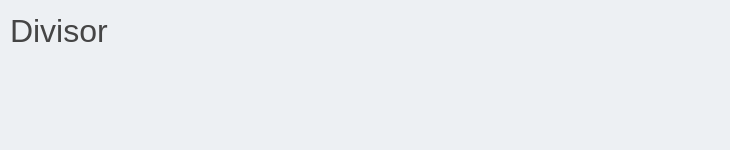
          <widget class="QWidget" name="page_2">
           <layout class="QVBoxLayout" name="verticalLayout_8">
            <property name="spacing">
             <number>0</number>
            </property>
            <property name="leftMargin">
             <number>0</number>
            </property>
            <property name="topMargin">
             <number>0</number>
            </property>
            <property name="rightMargin">
             <number>0</number>
            </property>
            <property name="bottomMargin">
             <number>0</number>
            </property>
            <item>
             <widget class="QFrame" name="frame_page2">
              <property name="minimumSize">
               <size>
                <width>730</width>
                <height>150</height>
               </size>
              </property>
              <property name="styleSheet">
               <string notr="true">background-color: rgb(237, 240, 243);</string>
              </property>
              <property name="frameShape">
               <enum>QFrame::NoFrame</enum>
              </property>
              <property name="frameShadow">
               <enum>QFrame::Raised</enum>
              </property>
              <layout class="QVBoxLayout" name="verticalLayout_2">
               <property name="spacing">
                <number>0</number>
               </property>
               <property name="leftMargin">
                <number>0</number>
               </property>
               <property name="topMargin">
                <number>0</number>
               </property>
               <property name="rightMargin">
                <number>0</number>
               </property>
               <property name="bottomMargin">
                <number>0</number>
               </property>
               <item>
                <widget class="QFrame" name="frame_top_page_2">
                 <property name="minimumSize">
                  <size>
                   <width>0</width>
                   <height>100</height>
                  </size>
                 </property>
                 <property name="maximumSize">
                  <size>
                   <width>16777215</width>
                   <height>150</height>
                  </size>
                 </property>
                 <property name="frameShape">
                  <enum>QFrame::NoFrame</enum>
                 </property>
                 <property name="frameShadow">
                  <enum>QFrame::Raised</enum>
                 </property>
                 <widget class="QLabel" name="label_split">
                  <property name="geometry">
                   <rect>
                    <x>10</x>
                    <y>10</y>
                    <width>331</width>
                    <height>41</height>
                   </rect>
                  </property>
                  <property name="font">
                   <font>
                    <family>Segoe UI</family>
                    <pointsize>24</pointsize>
                   </font>
                  </property>
                  <property name="styleSheet">
                   <string notr="true">color: rgb(69, 69, 69);</string>
                  </property>
                  <property name="text">
                   <string>Divisor</string>
                  </property>
                 </widget>
                 <widget class="QLabel" name="label_2">
                  <property name="geometry">
                   <rect>
                    <x>10</x>
                    <y>110</y>
                    <width>711</width>
                    <height>20</height>
                   </rect>
                  </property>
                  <property name="font">
                   <font>
                    <family>Segoe UI</family>
                    <pointsize>8</pointsize>
                    <weight>75</weight>
                    <bold>true</bold>
                   </font>
                  </property>
                  <property name="styleSheet">
                   <string notr="true">color: rgb(69, 69, 69);</string>
                  </property>
                  <property name="text">
                   <string>Divisão disponível somente para vídeos .MP4, para outros formatos/extensões use o menu Conversor e Divisor</string>
                  </property>
                 </widget>
                </widget>
               </item>
               <item>
                <widget class="QFrame" name="frame_body_page_2">
                 <property name="frameShape">
                  <enum>QFrame::NoFrame</enum>
                 </property>
                 <property name="frameShadow">
                  <enum>QFrame::Raised</enum>
                 </property>
                 <widget class="QPushButton" name="button_source_file_split">
                  <property name="geometry">
                   <rect>
                    <x>70</x>
                    <y>70</y>
                    <width>100</width>
                    <height>100</height>
                   </rect>
                  </property>
                  <property name="minimumSize">
                   <size>
                    <width>70</width>
                    <height>70</height>
                   </size>
                  </property>
                  <property name="maximumSize">
                   <size>
                    <width>100</width>
                    <height>100</height>
                   </size>
                  </property>
                  <property name="font">
                   <font>
                    <family>Segoe UI</family>
                    <pointsize>10</pointsize>
                    <weight>75</weight>
                    <bold>true</bold>
                   </font>
                  </property>
                  <property name="toolTip">
                   <string>&lt;html&gt;&lt;head/&gt;&lt;body&gt;&lt;p&gt;&lt;span style=&quot; font-size:10pt; font-weight:600;&quot;&gt;Procurar vídeo para dividir&lt;/span&gt;&lt;/p&gt;&lt;/body&gt;&lt;/html&gt;</string>
                  </property>
                  <property name="styleSheet">
                   <string notr="true">QPushButton {
	color:  rgb(235, 240, 243);
	border: 0px solid;
	border-radius: 5px;
	background-position: center;
	background-color: rgb(0, 120, 170);
}

QPushButton:hover {
	border: 2px solid  rgb(235, 240, 243);
	background-color: rgb(0, 130,180 );
}

QPushButton:pressed {
	color: rgb(69, 69, 69);
	background-color: rgb(217, 237, 247);
}

QPushButton QToolTip {
	color: #454545;
	background-color: #d9edf7;
	border: 0px solid;
}</string>
                  </property>
                  <property name="text">
                   <string>Origem</string>
                  </property>
                  <property name="icon">
                   <iconset resource="resources_cd.qrc">
                    <normaloff>:/button_search_file/cil-movie.png</normaloff>:/button_search_file/cil-movie.png</iconset>
                  </property>
                  <property name="iconSize">
                   <size>
                    <width>100</width>
                    <height>100</height>
                   </size>
                  </property>
                 </widget>
                 <widget class="QLineEdit" name="line_edit_input_file_split">
                  <property name="geometry">
                   <rect>
                    <x>2</x>
                    <y>190</y>
                    <width>240</width>
                    <height>35</height>
                   </rect>
                  </property>
                  <property name="minimumSize">
                   <size>
                    <width>240</width>
                    <height>35</height>
                   </size>
                  </property>
                  <property name="maximumSize">
                   <size>
                    <width>240</width>
                    <height>35</height>
                   </size>
                  </property>
                  <property name="font">
                   <font>
                    <family>Segoe UI</family>
                    <pointsize>12</pointsize>
                    <weight>75</weight>
                    <bold>true</bold>
                   </font>
                  </property>
                  <property name="styleSheet">
                   <string notr="true">QLineEdit {
	color: rgb(69, 69, 69);
	border: 0px solid;
	border-radius: 5px;
	background-position: center;
	background-color: rgb(235, 240,243 );
}

QLineEdit:hover {
	border: 2px solid  rgb(0, 120, 170);
	background-color: rgb(235, 240,243 );
}

QLineEdit:focus {
	color: rgb(69, 69, 69);
	background-color: rgb(217, 237, 247);
}</string>
                  </property>
                  <property name="alignment">
                   <set>Qt::AlignCenter</set>
                  </property>
                 </widget>
                 <widget class="QPushButton" name="button_start_split">
                  <property name="geometry">
                   <rect>
                    <x>310</x>
                    <y>70</y>
                    <width>100</width>
                    <height>100</height>
                   </rect>
                  </property>
                  <property name="minimumSize">
                   <size>
                    <width>70</width>
                    <height>70</height>
                   </size>
                  </property>
                  <property name="maximumSize">
                   <size>
                    <width>100</width>
                    <height>100</height>
                   </size>
                  </property>
                  <property name="font">
                   <font>
                    <family>Segoe UI</family>
                    <pointsize>10</pointsize>
                    <weight>75</weight>
                    <bold>true</bold>
                   </font>
                  </property>
                  <property name="toolTip">
                   <string>&lt;html&gt;&lt;head/&gt;&lt;body&gt;&lt;p&gt;&lt;span style=&quot; font-size:10pt; font-weight:600;&quot;&gt;Iniciar Processo.&lt;/span&gt;&lt;/p&gt;&lt;/body&gt;&lt;/html&gt;</string>
                  </property>
                  <property name="styleSheet">
                   <string notr="true">QPushButton {
	color:  rgb(235, 240, 243);
	border: 0px solid;
	border-radius: 5px;
	background-position: center;
	background-color: rgb(0, 120, 170);
}

QPushButton:hover {
	border: 2px solid  rgb(235, 240, 243);
	background-color: rgb(0, 130,180 );
}

QPushButton:pressed {
	color: rgb(69, 69, 69);
	background-color: rgb(217, 237, 247);
}

QPushButton QToolTip {
	color: #454545;
	background-color: #d9edf7;
	border: 0px solid;
}</string>
                  </property>
                  <property name="text">
                   <string>Iniciar</string>
                  </property>
                  <property name="icon">
                   <iconset resource="resources_cd.qrc">
                    <normaloff>:/button_start/cil-media-play.png</normaloff>:/button_start/cil-media-play.png</iconset>
                  </property>
                  <property name="iconSize">
                   <size>
                    <width>100</width>
                    <height>100</height>
                   </size>
                  </property>
                 </widget>
                 <widget class="QPushButton" name="button_output_file_split">
                  <property name="geometry">
                   <rect>
                    <x>550</x>
                    <y>70</y>
                    <width>100</width>
                    <height>100</height>
                   </rect>
                  </property>
                  <property name="minimumSize">
                   <size>
                    <width>70</width>
                    <height>70</height>
                   </size>
                  </property>
                  <property name="maximumSize">
                   <size>
                    <width>100</width>
                    <height>100</height>
                   </size>
                  </property>
                  <property name="font">
                   <font>
                    <family>Segoe UI</family>
                    <pointsize>10</pointsize>
                    <weight>75</weight>
                    <bold>true</bold>
                   </font>
                  </property>
                  <property name="toolTip">
                   <string>&lt;html&gt;&lt;head/&gt;&lt;body&gt;&lt;p&gt;&lt;span style=&quot; font-size:10pt; font-weight:600;&quot;&gt;Local de Destino do Vídeo&lt;/span&gt;&lt;/p&gt;&lt;/body&gt;&lt;/html&gt;</string>
                  </property>
                  <property name="styleSheet">
                   <string notr="true">QPushButton {
	color:  rgb(235, 240, 243);
	border: 0px solid;
	border-radius: 5px;
	background-position: center;
	background-color: rgb(0, 120, 170);
}

QPushButton:hover {
	border: 2px solid  rgb(235, 240, 243);
	background-color: rgb(0, 130,180 );
}

QPushButton:pressed {
	color: rgb(69, 69, 69);
	background-color: rgb(217, 237, 247);
}

QPushButton QToolTip {
	color: #454545;
	background-color: #d9edf7;
	border: 0px solid;
}</string>
                  </property>
                  <property name="text">
                   <string>Destino</string>
                  </property>
                  <property name="icon">
                   <iconset resource="resources_cd.qrc">
                    <normaloff>:/button_output_file/cil-folder-open.png</normaloff>:/button_output_file/cil-folder-open.png</iconset>
                  </property>
                  <property name="iconSize">
                   <size>
                    <width>100</width>
                    <height>100</height>
                   </size>
                  </property>
                 </widget>
                 <widget class="QLineEdit" name="line_edit_output_file_split">
                  <property name="geometry">
                   <rect>
                    <x>486</x>
                    <y>190</y>
                    <width>240</width>
                    <height>35</height>
                   </rect>
                  </property>
                  <property name="minimumSize">
                   <size>
                    <width>240</width>
                    <height>35</height>
                   </size>
                  </property>
                  <property name="maximumSize">
                   <size>
                    <width>240</width>
                    <height>35</height>
                   </size>
                  </property>
                  <property name="font">
                   <font>
                    <family>Segoe UI</family>
                    <pointsize>12</pointsize>
                    <weight>75</weight>
                    <bold>true</bold>
                   </font>
                  </property>
                  <property name="styleSheet">
                   <string notr="true">QLineEdit {
	color: rgb(69, 69, 69);
	border: 0px solid;
	border-radius: 5px;
	background-position: center;
	background-color: rgb(235, 240,243 );
}

QLineEdit:hover {
	border: 2px solid  rgb(0, 120, 170);
	background-color: rgb(235, 240,243 );
}

QLineEdit:focus {
	color: rgb(69, 69, 69);
	background-color: rgb(217, 237, 247);
}</string>
                  </property>
                  <property name="alignment">
                   <set>Qt::AlignCenter</set>
                  </property>
                 </widget>
                 <widget class="QPushButton" name="button_open_folder_split">
                  <property name="geometry">
                   <rect>
                    <x>560</x>
                    <y>250</y>
                    <width>81</width>
                    <height>40</height>
                   </rect>
                  </property>
                  <property name="minimumSize">
                   <size>
                    <width>40</width>
                    <height>40</height>
                   </size>
                  </property>
                  <property name="maximumSize">
                   <size>
                    <width>100</width>
                    <height>40</height>
                   </size>
                  </property>
                  <property name="font">
                   <font>
                    <family>Segoe UI</family>
                    <pointsize>10</pointsize>
                    <weight>75</weight>
                    <bold>true</bold>
                   </font>
                  </property>
                  <property name="toolTip">
                   <string>&lt;html&gt;&lt;head/&gt;&lt;body&gt;&lt;p&gt;&lt;span style=&quot; font-size:10pt; font-weight:600;&quot;&gt;Abrir local do vídeo dividido.&lt;/span&gt;&lt;/p&gt;&lt;/body&gt;&lt;/html&gt;</string>
                  </property>
                  <property name="styleSheet">
                   <string notr="true">QPushButton {
	color:  rgb(235, 240, 243);
	border: 0px solid;
	border-radius: 5px;
	background-position: center;
	background-color: rgb(0, 120, 170);
}

QPushButton:hover {
	border: 2px solid  rgb(235, 240, 243);
	background-color: rgb(0, 130,180 );
}

QPushButton:pressed {
	color: rgb(69, 69, 69);
	background-color: rgb(217, 237, 247);
}

QPushButton QToolTip {
	color: #454545;
	background-color: #d9edf7;
	border: 0px solid;
}</string>
                  </property>
                  <property name="text">
                   <string>Abrir</string>
                  </property>
                  <property name="icon">
                   <iconset resource="resources_cd.qrc">
                    <normaloff>:/open_folder/cil-folder.png</normaloff>:/open_folder/cil-folder.png</iconset>
                  </property>
                  <property name="iconSize">
                   <size>
                    <width>40</width>
                    <height>40</height>
                   </size>
                  </property>
                 </widget>
                 <widget class="QProgressBar" name="progress_bar_split">
                  <property name="geometry">
                   <rect>
                    <x>244</x>
                    <y>190</y>
                    <width>240</width>
                    <height>35</height>
                   </rect>
                  </property>
                  <property name="maximumSize">
                   <size>
                    <width>240</width>
                    <height>35</height>
                   </size>
                  </property>
                  <property name="styleSheet">
                   <string notr="true">QProgressBar {
	color:  rgb(65, 65,65);
	border: 0px solid;
	border-radius: 5px;
	border-style: none;
	background-position: center;
	text-align: center;
	background-color: rgb(217, 237,247);
}

QProgressBar::chunk {
	background-color: rgb(0, 120, 170);
	border-radius: 5px;
}
</string>
                  </property>
                  <property name="value">
                   <number>0</number>
                  </property>
                 </widget>
                 <widget class="QPushButton" name="button_stop_split">
                  <property name="geometry">
                   <rect>
                    <x>265</x>
                    <y>250</y>
                    <width>200</width>
                    <height>40</height>
                   </rect>
                  </property>
                  <property name="minimumSize">
                   <size>
                    <width>200</width>
                    <height>40</height>
                   </size>
                  </property>
                  <property name="maximumSize">
                   <size>
                    <width>200</width>
                    <height>40</height>
                   </size>
                  </property>
                  <property name="font">
                   <font>
                    <family>Segoe UI</family>
                    <pointsize>12</pointsize>
                    <weight>75</weight>
                    <bold>true</bold>
                   </font>
                  </property>
                  <property name="toolTip">
                   <string>&lt;html&gt;&lt;head/&gt;&lt;body&gt;&lt;p&gt;&lt;span style=&quot; font-size:10pt; font-weight:600;&quot;&gt;Cancelar Divisão.&lt;/span&gt;&lt;/p&gt;&lt;/body&gt;&lt;/html&gt;</string>
                  </property>
                  <property name="styleSheet">
                   <string notr="true">QPushButton {
	color:  rgb(235, 240, 243);
	border: 0px solid;
	border-radius: 5px;
	background-position: center;
	background-color: rgb(0, 120, 170);
}

QPushButton:hover {
	border: 2px solid  rgb(235, 240, 243);
	background-color: rgb(0, 130,180 );
}

QPushButton:pressed {
	color: rgb(69, 69, 69);
	background-color: rgb(217, 237, 247);
}

QPushButton QToolTip {
	color: #454545;
	background-color: #d9edf7;
	border: 0px solid;
}</string>
                  </property>
                  <property name="text">
                   <string>Cancelar</string>
                  </property>
                  <property name="icon">
                   <iconset resource="resources_cd.qrc">
                    <normaloff>:/button_stop/cil-media-stop.png</normaloff>:/button_stop/cil-media-stop.png</iconset>
                  </property>
                  <property name="iconSize">
                   <size>
                    <width>40</width>
                    <height>50</height>
                   </size>
                  </property>
                 </widget>
                </widget>
               </item>
              </layout>
             </widget>
            </item>
           </layout>
          </widget>
